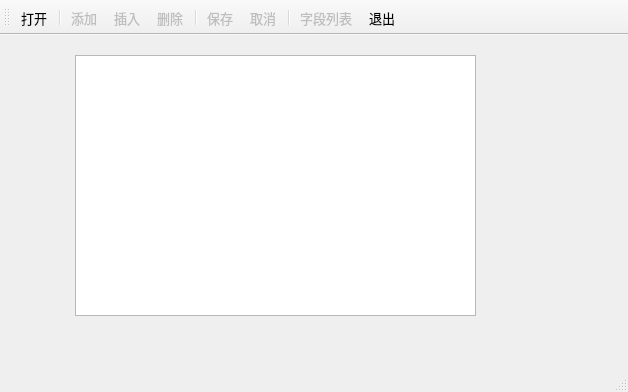
<?xml version="1.0" encoding="UTF-8"?>
<ui version="4.0">
 <class>MainWindow</class>
 <widget class="QMainWindow" name="MainWindow">
  <property name="geometry">
   <rect>
    <x>0</x>
    <y>0</y>
    <width>628</width>
    <height>392</height>
   </rect>
  </property>
  <property name="font">
   <font>
    <pointsize>10</pointsize>
   </font>
  </property>
  <property name="windowTitle">
   <string>QSqlRelationalTableModel 的使用</string>
  </property>
  <widget class="QWidget" name="centralWidget">
   <widget class="QTableView" name="tableView">
    <property name="geometry">
     <rect>
      <x>75</x>
      <y>20</y>
      <width>401</width>
      <height>261</height>
     </rect>
    </property>
    <property name="styleSheet">
     <string notr="true">alternate-background-color: rgb(211, 249, 248);</string>
    </property>
    <property name="editTriggers">
     <set>QAbstractItemView::AnyKeyPressed|QAbstractItemView::DoubleClicked|QAbstractItemView::EditKeyPressed|QAbstractItemView::SelectedClicked</set>
    </property>
    <attribute name="verticalHeaderDefaultSectionSize">
     <number>25</number>
    </attribute>
   </widget>
  </widget>
  <widget class="QStatusBar" name="statusBar"/>
  <widget class="QToolBar" name="mainToolBar">
   <property name="toolButtonStyle">
    <enum>Qt::ToolButtonTextUnderIcon</enum>
   </property>
   <attribute name="toolBarArea">
    <enum>TopToolBarArea</enum>
   </attribute>
   <attribute name="toolBarBreak">
    <bool>false</bool>
   </attribute>
   <addaction name="actOpenDB"/>
   <addaction name="separator"/>
   <addaction name="actRecAppend"/>
   <addaction name="actRecInsert"/>
   <addaction name="actRecDelete"/>
   <addaction name="separator"/>
   <addaction name="actSubmit"/>
   <addaction name="actRevert"/>
   <addaction name="separator"/>
   <addaction name="actFields"/>
   <addaction name="actQuit"/>
  </widget>
  <action name="actOpenDB">
   <property name="icon">
    <iconset resource="res.qrc">
     <normaloff>:/images/images/open3.bmp</normaloff>:/images/images/open3.bmp</iconset>
   </property>
   <property name="text">
    <string>打开</string>
   </property>
   <property name="toolTip">
    <string>打开数据库</string>
   </property>
  </action>
  <action name="actQuit">
   <property name="icon">
    <iconset resource="res.qrc">
     <normaloff>:/images/images/exit.bmp</normaloff>:/images/images/exit.bmp</iconset>
   </property>
   <property name="text">
    <string>退出</string>
   </property>
   <property name="toolTip">
    <string>退出</string>
   </property>
  </action>
  <action name="actRecAppend">
   <property name="enabled">
    <bool>false</bool>
   </property>
   <property name="icon">
    <iconset resource="res.qrc">
     <normaloff>:/images/images/316.bmp</normaloff>:/images/images/316.bmp</iconset>
   </property>
   <property name="text">
    <string>添加</string>
   </property>
   <property name="toolTip">
    <string>添加记录</string>
   </property>
  </action>
  <action name="actRecInsert">
   <property name="enabled">
    <bool>false</bool>
   </property>
   <property name="icon">
    <iconset resource="res.qrc">
     <normaloff>:/images/images/306.bmp</normaloff>:/images/images/306.bmp</iconset>
   </property>
   <property name="text">
    <string>插入</string>
   </property>
   <property name="toolTip">
    <string>插入记录</string>
   </property>
  </action>
  <action name="actSubmit">
   <property name="enabled">
    <bool>false</bool>
   </property>
   <property name="icon">
    <iconset resource="res.qrc">
     <normaloff>:/images/images/save1.bmp</normaloff>:/images/images/save1.bmp</iconset>
   </property>
   <property name="text">
    <string>保存</string>
   </property>
   <property name="toolTip">
    <string>保存修改</string>
   </property>
  </action>
  <action name="actRevert">
   <property name="enabled">
    <bool>false</bool>
   </property>
   <property name="icon">
    <iconset resource="res.qrc">
     <normaloff>:/images/images/ubdo.bmp</normaloff>:/images/images/ubdo.bmp</iconset>
   </property>
   <property name="text">
    <string>取消</string>
   </property>
   <property name="toolTip">
    <string>取消修改</string>
   </property>
  </action>
  <action name="actRecDelete">
   <property name="enabled">
    <bool>false</bool>
   </property>
   <property name="icon">
    <iconset resource="res.qrc">
     <normaloff>:/images/images/delete1.bmp</normaloff>:/images/images/delete1.bmp</iconset>
   </property>
   <property name="text">
    <string>删除</string>
   </property>
   <property name="toolTip">
    <string>删除记录</string>
   </property>
  </action>
  <action name="actFields">
   <property name="enabled">
    <bool>false</bool>
   </property>
   <property name="icon">
    <iconset resource="res.qrc">
     <normaloff>:/images/images/124.bmp</normaloff>:/images/images/124.bmp</iconset>
   </property>
   <property name="text">
    <string>字段列表</string>
   </property>
   <property name="toolTip">
    <string>字段列表</string>
   </property>
  </action>
 </widget>
 <layoutdefault spacing="6" margin="11"/>
 <resources>
  <include location="res.qrc"/>
 </resources>
 <connections>
  <connection>
   <sender>actQuit</sender>
   <signal>triggered()</signal>
   <receiver>MainWindow</receiver>
   <slot>close()</slot>
   <hints>
    <hint type="sourcelabel">
     <x>-1</x>
     <y>-1</y>
    </hint>
    <hint type="destinationlabel">
     <x>274</x>
     <y>184</y>
    </hint>
   </hints>
  </connection>
 </connections>
</ui>
